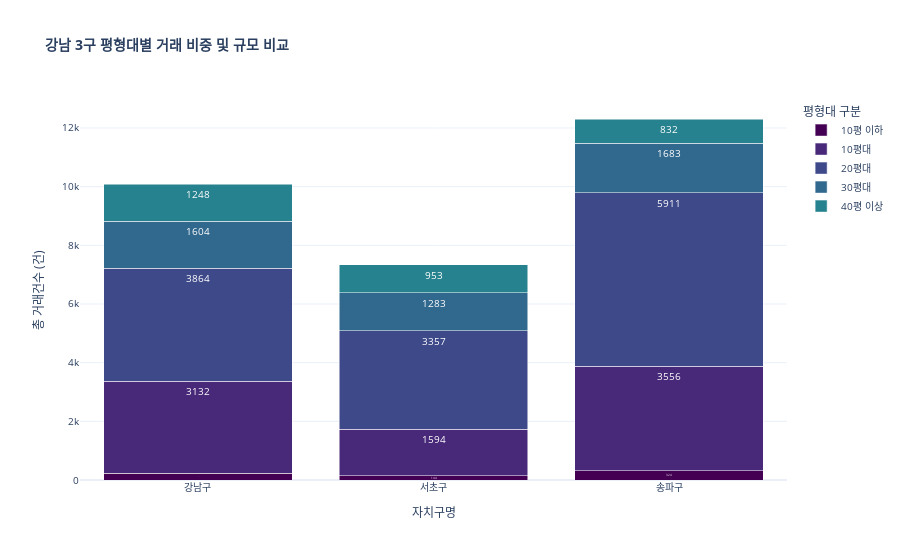

The cell this chart's notebook holds for it:
### Code cell
import plotly.express as px # 시각화 라이브러리인 Plotly Express를 가져옵니다.

# 1. 시각화를 위해 피벗된 데이터를 다시 길게(Long format) 펼칩니다.
# px.bar를 쓰기 위해서는 인덱스를 컬럼으로 돌려놓아야 합니다.
plot_df = pivot_df.reset_index().melt(id_vars='평형구분', var_name='자치구명', value_name='거래건수') # 요약된 표를 그래프용 데이터로 변환합니다.

# 2. 누적 막대 그래프 생성 (Stacked Bar Chart)
fig = px.bar(
    plot_df, # 그래프를 그릴 데이터를 지정합니다.
    x='자치구명', # 가로축에 구 이름을 배치하여 구별 전체 규모를 비교합니다.
    y='거래건수', # 세로축에 거래건수를 쌓아 올립니다.
    color='평형구분', # 평형대별로 색상을 나누어 막대 안의 비중을 보여줍니다.
    text_auto=True, # 막대 칸 안에 실제 거래건수 숫자를 표시합니다.
    title='<b>강남 3구 평형대별 거래 비중 및 규모 비교</b>', # 그래프 제목을 설정합니다.
    # 색상을 직접 지정하여 직관성을 높일 수 있습니다. (연한 색 -> 진한 색 순서 권장)
    color_discrete_sequence=px.colors.sequential.Viridis, # 조화로운 색상 체계를 적용합니다.
    template='plotly_white' # 배경을 깨끗한 흰색으로 설정합니다.
)

# 3. 그래프 레이아웃 세부 조정
fig.update_layout(
    xaxis_title='자치구명', # X축 제목을 설정합니다.
    yaxis_title='총 거래건수 (건)', # Y축 제목을 설정합니다.
    legend_title='평형대 구분', # 범례 제목을 설정합니다.
    barmode='stack', # 막대를 위로 쌓아 올리는 '누적' 모드를 설정합니다.
    font=dict(size=10) # 글자 크기를 키워 가독성을 높입니다.
)

fig.show() # 완성된 그래프를 화면에 출력합니다.

### Figure 1 — Plotly figure (JSON) as saved in the notebook; plotly's stock layout.template omitted (floating-point values rounded to 4 significant figures)
{"data": [{"hovertemplate": "평형구분=10평 이하<br>자치구명=%{x}<br>거래건수=%{y}<extra></extra>", "legendgroup": "10평 이하", "marker": {"color": "#440154", "pattern": {"shape": ""}}, "name": "10평 이하", "orientation": "v", "showlegend": true, "textposition": "auto", "texttemplate": "%{y}", "type": "bar", "x": ["강남구", "서초구", "송파구"], "xaxis": "x", "y": [227, 144, 324], "yaxis": "y"}, {"hovertemplate": "평형구분=10평대<br>자치구명=%{x}<br>거래건수=%{y}<extra></extra>", "legendgroup": "10평대", "marker": {"color": "#482878", "pattern": {"shape": ""}}, "name": "10평대", "orientation": "v", "showlegend": true, "textposition": "auto", "texttemplate": "%{y}", "type": "bar", "x": ["강남구", "서초구", "송파구"], "xaxis": "x", "y": [3132, 1594, 3556], "yaxis": "y"}, {"hovertemplate": "평형구분=20평대<br>자치구명=%{x}<br>거래건수=%{y}<extra></extra>", "legendgroup": "20평대", "marker": {"color": "#3e4989", "pattern": {"shape": ""}}, "name": "20평대", "orientation": "v", "showlegend": true, "textposition": "auto", "texttemplate": "%{y}", "type": "bar", "x": ["강남구", "서초구", "송파구"], "xaxis": "x", "y": [3864, 3357, 5911], "yaxis": "y"}, {"hovertemplate": "평형구분=30평대<br>자치구명=%{x}<br>거래건수=%{y}<extra></extra>", "legendgroup": "30평대", "marker": {"color": "#31688e", "pattern": {"shape": ""}}, "name": "30평대", "orientation": "v", "showlegend": true, "textposition": "auto", "texttemplate": "%{y}", "type": "bar", "x": ["강남구", "서초구", "송파구"], "xaxis": "x", "y": [1604, 1283, 1683], "yaxis": "y"}, {"hovertemplate": "평형구분=40평 이상<br>자치구명=%{x}<br>거래건수=%{y}<extra></extra>", "legendgroup": "40평 이상", "marker": {"color": "#26828e", "pattern": {"shape": ""}}, "name": "40평 이상", "orientation": "v", "showlegend": true, "textposition": "auto", "texttemplate": "%{y}", "type": "bar", "x": ["강남구", "서초구", "송파구"], "xaxis": "x", "y": [1248, 953, 832], "yaxis": "y"}], "layout": {"barmode": "stack", "font": {"size": 10}, "legend": {"title": {"text": "평형대 구분"}, "tracegroupgap": 0}, "title": {"text": "<b>강남 3구 평형대별 거래 비중 및 규모 비교</b>"}, "xaxis": {"anchor": "y", "domain": [0, 1], "title": {"text": "자치구명"}}, "yaxis": {"anchor": "x", "domain": [0, 1], "title": {"text": "총 거래건수 (건)"}}}}
